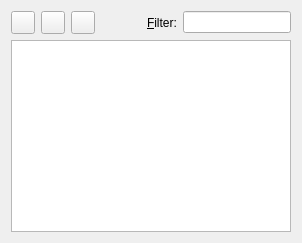
<?xml version="1.0" encoding="UTF-8"?>
<ui version="4.0">
 <class>AliasesWizardPage</class>
 <widget class="QWizardPage" name="AliasesWizardPage">
  <property name="title">
   <string>Command aliases</string>
  </property>
  <property name="subTitle">
   <string>Add and remove convenient command aliases</string>
  </property>
  <layout class="QGridLayout" name="gridLayout">
   <item row="0" column="0">
    <widget class="QToolButton" name="toolButtonAdd">
     <property name="icon">
      <iconset resource="../../communi.qrc">
       <normaloff>:/resources/oxygen/16x16/actions/add.png</normaloff>:/resources/oxygen/16x16/actions/add.png</iconset>
     </property>
    </widget>
   </item>
   <item row="0" column="1">
    <widget class="QToolButton" name="toolButtonEdit">
     <property name="icon">
      <iconset resource="../../communi.qrc">
       <normaloff>:/resources/oxygen/16x16/actions/edit.png</normaloff>:/resources/oxygen/16x16/actions/edit.png</iconset>
     </property>
    </widget>
   </item>
   <item row="0" column="2">
    <widget class="QToolButton" name="toolButtonRemove">
     <property name="icon">
      <iconset resource="../../communi.qrc">
       <normaloff>:/resources/oxygen/16x16/actions/remove.png</normaloff>:/resources/oxygen/16x16/actions/remove.png</iconset>
     </property>
    </widget>
   </item>
   <item row="0" column="3">
    <spacer name="horizontalSpacer">
     <property name="orientation">
      <enum>Qt::Horizontal</enum>
     </property>
     <property name="sizeHint" stdset="0">
      <size>
       <width>40</width>
       <height>20</height>
      </size>
     </property>
    </spacer>
   </item>
   <item row="0" column="4">
    <widget class="QLabel" name="label">
     <property name="text">
      <string>&amp;Filter:</string>
     </property>
     <property name="buddy">
      <cstring>lineEditFilter</cstring>
     </property>
    </widget>
   </item>
   <item row="0" column="5">
    <widget class="QLineEdit" name="lineEditFilter"/>
   </item>
   <item row="1" column="0" colspan="6">
    <widget class="QTreeView" name="treeView">
     <property name="rootIsDecorated">
      <bool>false</bool>
     </property>
     <property name="uniformRowHeights">
      <bool>true</bool>
     </property>
     <property name="sortingEnabled">
      <bool>true</bool>
     </property>
     <property name="allColumnsShowFocus">
      <bool>true</bool>
     </property>
    </widget>
   </item>
  </layout>
 </widget>
 <resources>
  <include location="../../communi.qrc"/>
 </resources>
 <connections/>
</ui>
